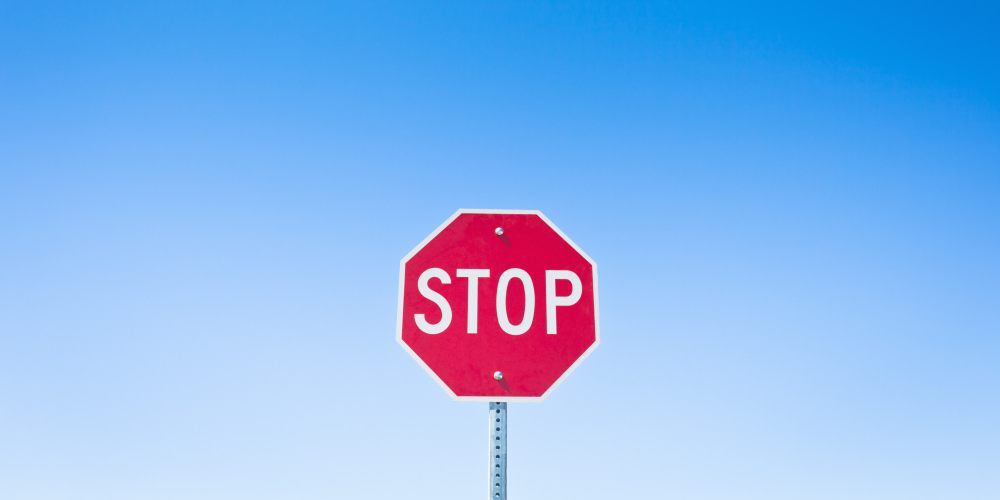
//> input picture raspberry/opencv/text/scene.jpg, 2000 x 1000 px, given in place of the camera (shown at 1/2 size)
$ ./textdetection2   (built with g++ and OpenCV 4)
//> lines starting //> are read from the running program, lines starting //| are printed output that depends on the picture; after the words box and inside, x2 and y2 are one past the last pixel; in counts of white or black regions, pixels touching at a corner belong together
/*
 * textdetection.cpp
 *
 * A demo program of the Extremal Region Filter algorithm described in
 * Neumann L., Matas J.: Real-Time Scene Text Localization and Recognition, CVPR 2012
 *
 * Created on: Sep 23, 2013
 *     Author: Lluis Gomez i Bigorda <lgomez AT cvc.uab.es>
 */

#include  "opencv2/text.hpp"
#include  "opencv2/highgui.hpp"
#include  "opencv2/imgproc.hpp"

#include  <vector>
#include  <iostream>
#include  <iomanip>

using namespace std;
using namespace cv;
using namespace cv::text;

void groups_draw(Mat &src, vector<Rect> &groups);

void er_show(vector<Mat> &channels, vector<vector<ERStat> > &regions);

void compute(Mat src) {
    // Extract channels to be processed individually
    vector<Mat> channels;
    computeNMChannels(src, channels);

    int cn = (int) channels.size();
    // Append negative channels to detect ER- (bright regions over dark background)
    for (int c = 0; c < cn - 1; c++)
        channels.push_back(255 - channels[c]);

    // Create ERFilter objects with the 1st and 2nd stage default classifiers
    Ptr<ERFilter> er_filter1 = createERFilterNM1(loadClassifierNM1("trained_classifierNM1.xml"), 16, 0.00015f, 0.13f, 0.2f, true, 0.1f);
    Ptr<ERFilter> er_filter2 = createERFilterNM2(loadClassifierNM2("trained_classifierNM2.xml"), 0.5);

    vector<vector<ERStat> > regions(channels.size());
    // Apply the default cascade classifier to each independent channel (could be done in parallel)
    cout << "Extracting Class Specific Extremal Regions from " << (int) channels.size() << " channels ..." << endl;
    cout << "    (...) this may take a while (...)" << endl << endl;
    for (int c = 0; c < (int) channels.size(); c++) {
        er_filter1->run(channels[c], regions[c]);
        er_filter2->run(channels[c], regions[c]);
    }

    // Detect character groups
    cout << "Grouping extracted ERs ... ";
    vector<vector<Vec2i> > region_groups;
    vector<Rect> groups_boxes;
    erGrouping(src, channels, regions, region_groups, groups_boxes, ERGROUPING_ORIENTATION_HORIZ);
    //erGrouping(src, channels, regions, region_groups, groups_boxes, ERGROUPING_ORIENTATION_ANY, "./trained_classifier_erGrouping.xml", 0.5);

    // draw groups
    groups_draw(src, groups_boxes);
    imshow("grouping", src);

    cout << "Done!" << endl << endl;
    cout << "Press 'e' to show the extracted Extremal Regions, any other key to exit." << endl << endl;
//    if (waitKey(-1) == 101)
//        er_show(channels, regions);

    // memory clean-up
    er_filter1.release();
    er_filter2.release();
    regions.clear();
    if (!groups_boxes.empty()) {
        groups_boxes.clear();
    }
}

int main(int argc, const char *argv[]) {
    namedWindow("grouping");
//    Mat src = imread(argv[1]);
//    compute(src);

    VideoCapture v(0);
    assert(v.isOpened());
    Mat frame;
    while (v.read(frame)) {
//> frame is the input picture: 1000 rows x 2000 cols, CV_8UC3; mean B, G, R 238.6, 182.6, 136.2
        resize(frame, frame, Size(320, 240));
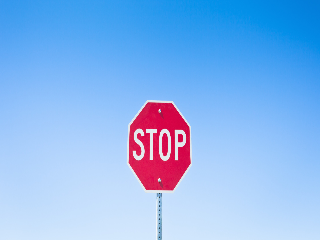
//> frame: 240 rows x 320 cols, CV_8UC3; mean B, G, R 238.6, 182.5, 136.2
        compute(frame);
//> in compute, `computeNMChannels(src, channels);`:
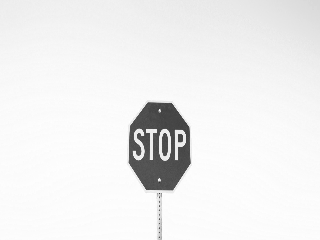
//> channels[0]: 240 rows x 320 cols, CV_8UC1; min 48, max 255, mean 238.6
//> in compute, `computeNMChannels(src, channels);`:
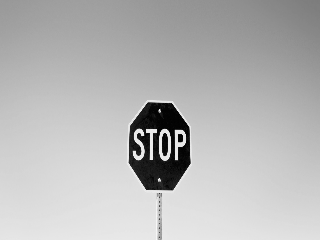
//> channels[1]: 240 rows x 320 cols, CV_8UC1; min 0, max 251, mean 182.5
//> in compute, `computeNMChannels(src, channels);`:
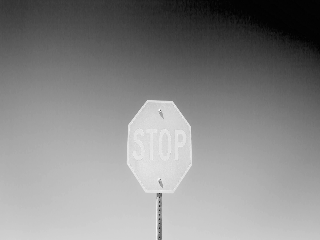
//> channels[2]: 240 rows x 320 cols, CV_8UC1; min 0, max 250, mean 136.2
//> in compute, `computeNMChannels(src, channels);`:
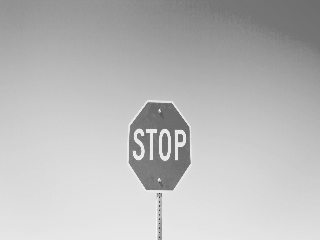
//> channels[3]: 240 rows x 320 cols, CV_8UC1; min 47, max 251, mean 186.2
//> in compute, `computeNMChannels(src, channels);`:
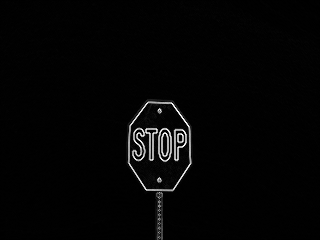
//> channels[4]: 240 rows x 320 cols, CV_8UC1; min 0, max 255, mean 4.6
//> in compute, `int cn = (int) channels.size();`: cn = 5
//> the loop in compute, `for (int c = 0; c < cn - 1; c++)` made 4 passes
//> in compute, `vector<vector<ERStat> > regions(channels.size());`: regions = 9 items
//| Extracting Class Specific Extremal Regions from 9 channels ...
//> the loop in compute, `for (int c = 0; c < (int) channels.size(); c++)` made 9 passes
//> in compute, `erGrouping(src, channels, regions, region_groups, groups_boxes, ERGROU..`: region_groups = 3 items; groups_boxes = 3 Rects (x, y, width, height): [133, 128, 54, 34], [132, 128, 56, 34], [132, 128, 56, 36]
//> the loop in groups_draw, `for (int i = (int) groups.size() - 1; i >= 0; i--)` made 3 passes
//> after the loop in groups_draw, `for (int i = (int) groups.size() - 1; i >= 0; i--)`:
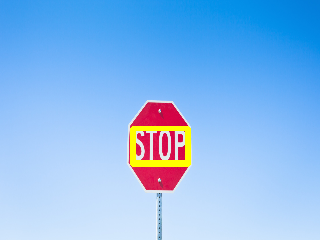
//> src: 240 rows x 320 cols, CV_8UC3; 1.39% of pixels changed, all inside (x1, y1, x2, y2) = (130, 126, 191, 167)
//> in compute, `regions.clear();`: regions = 0 items
        if ((char) waitKey(20) == 27) break;
//> the 'e' key is pressed
    }
}

void groups_draw(Mat &src, vector<Rect> &groups) {
    for (int i = (int) groups.size() - 1; i >= 0; i--) {
        if (src.type() == CV_8UC3)
            rectangle(src, groups.at(i).tl(), groups.at(i).br(), Scalar(0, 255, 255), 3, 8);
        else
            rectangle(src, groups.at(i).tl(), groups.at(i).br(), Scalar(255), 3, 8);
    }
}

void er_show(vector<Mat> &channels, vector<vector<ERStat> > &regions) {
    for (int c = 0; c < (int) channels.size(); c++) {
        Mat dst = Mat::zeros(channels[0].rows + 2, channels[0].cols + 2, CV_8UC1);
        for (int r = 0; r < (int) regions[c].size(); r++) {
            ERStat er = regions[c][r];
            if (er.parent != NULL) // deprecate the root region
            {
                int newMaskVal = 255;
                int flags = 4 + (newMaskVal << 8) + FLOODFILL_FIXED_RANGE + FLOODFILL_MASK_ONLY;
                floodFill(channels[c], dst, Point(er.pixel % channels[c].cols, er.pixel / channels[c].cols),
                          Scalar(255), 0, Scalar(er.level), Scalar(0), flags);
            }
        }
        char buff[10];
        char *buff_ptr = buff;
        sprintf(buff, "channel %d", c);
        imshow(buff_ptr, dst);
    }
    waitKey(-1);
}
